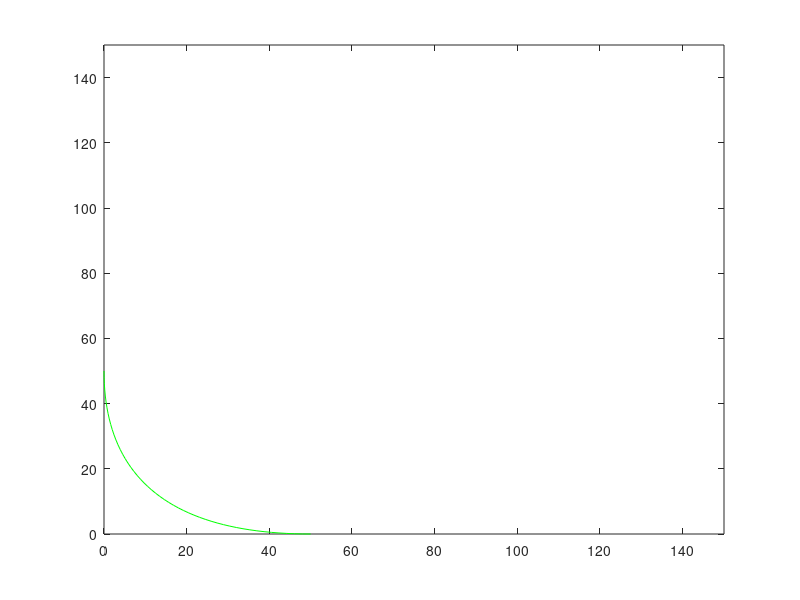

This chart was generated by the following MATLAB code:
function cont3()
% cont3()
% to plot the pareto-optimal set in the objective function space
% for the demo the multiobjective optimization
% by optimization without not-strict-restrictions
%
% See also: OFUN3.M


% All Rights Reserved, 
% Revision 3.0, Oct. 1996
% Evolution Strategy Toolbox 1993-96
% To Thanh Binh University of Magdeburg Germany



hold off

t=0:.1:5;
plot(2*t.^2,2*(t-5).^2,'g-');
axis([0 150 0 150]);
hold on
